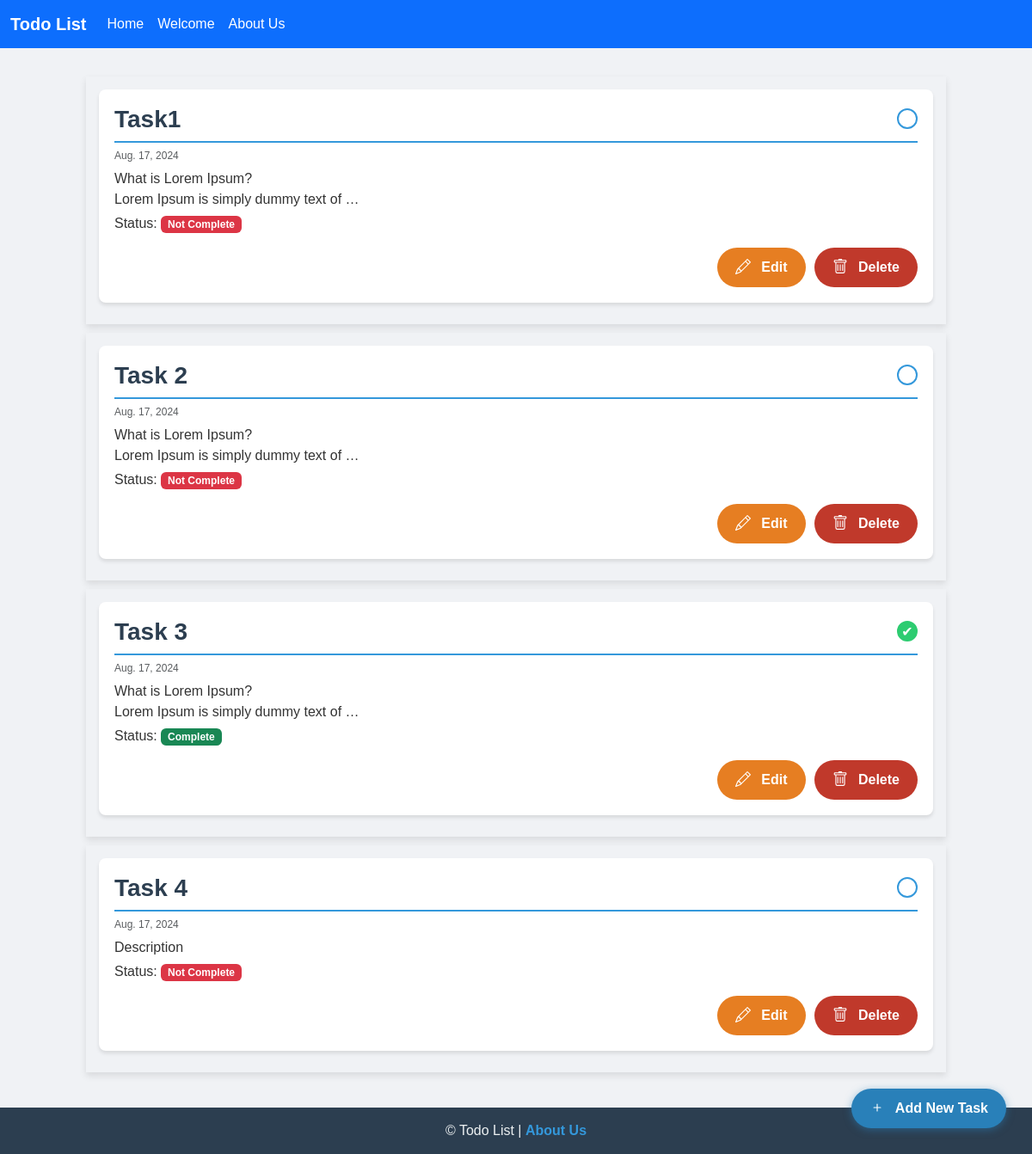
The page /tasks/ on the database as committed earlier.
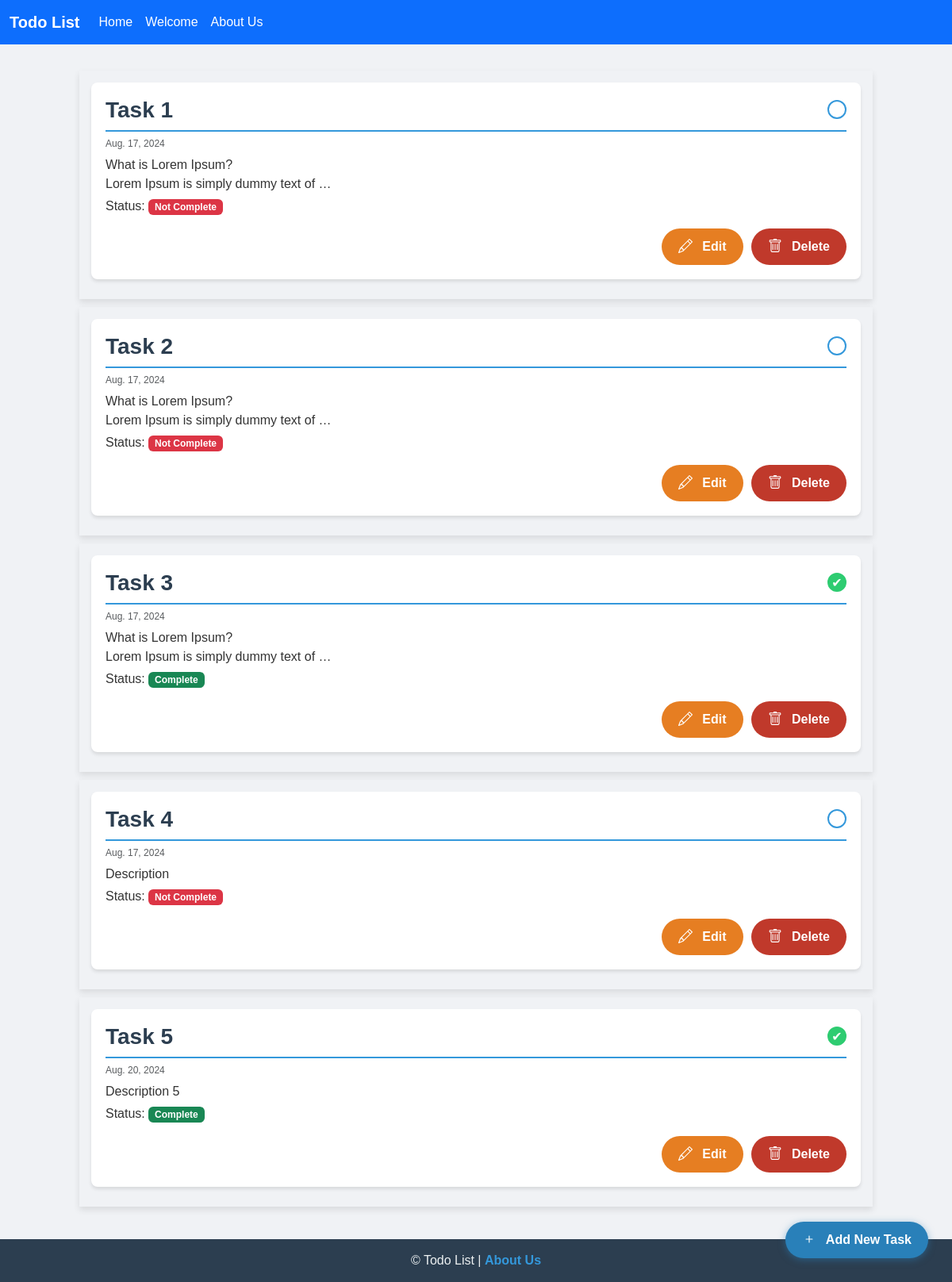
The same page on the database as committed later.
### tasks/models.py (models this page shows, shortened)
class Task(models.Model):
    title = models.CharField(max_length=200)
    description = models.TextField(blank=True)
    date = models.DateField(auto_now=False, auto_now_add=True)
    complete = models.BooleanField(default=False)
    position = models.PositiveIntegerField(default=0)

### tasks/views.py (the view)
# urls.py: path('', task_views.TaskListView.as_view(), name='tasks_list'),
class TaskListView(ListView):
    model = Task
    template_name = "tasks_list.html"
    context_object_name = 'tasks'

### templates/tasks_list.html (shortened to what this page needs)
{% extends "base.html" %}
{% block content %}
    <div class="task-container">
        <ul id="task-list" class="task-list">
            {% for task in tasks %}
            <li class="task-item" data-id="{{ task.id }}">
                <div class="task-card">
                    <div class="card-body">
                        <h3 class="card-title">
                            <a href="{% url 'task_detail' task.id %}">{{ task.title }}</a>
                            <form method="POST" action="{% url 'toggle_task_status' task.id %}" class="d-inline">
                                <button type="submit" class="task-status {% if task.complete %}completed{% endif %}" title="Toggle task status">
                                </button>
                            </form>
                        </h3>
                        <h6 class="card-subtitle mb-2 text-muted">{{ task.date }}</h6>
                        <p class="card-text">{{ task.description | safe | linebreaks | truncatewords:10 }}</p>
                        <p>Status:
                            {% if task.complete %}
                                <span class="badge bg-success">Complete</span>
                            {% else %}
                                <span class="badge bg-danger">Not Complete</span>
                            {% endif %}
                        </p>
                        <div class="task-actions d-flex justify-content-end mt-3">
                            <a href="{% url 'task_update' task.pk %}" class="btn btn-edit mr-2">
                                Edit
                            </a>
                            <a href="{% url 'task_delete' task.pk %}" class="btn btn-delete">
                                Delete
                            </a>
                        </div>
                    </div>
                </div>
            </li>
            {% endfor %}
        </ul>
        <div class="container mb-4">
           <a href="{% url 'task_create' %}" class="btn btn-add">
                <svg xmlns="http://www.w3.org/2000/svg" width="16" height="16" fill="currentColor" class="bi bi-plus" viewBox="0 0 16 16">
                    <path d="M8 4a.5.5 0 0 1 .5.5v3h3a.5.5 0 0 1 0 1h-3v3a.5.5 0 0 1-1 0v-3h-3a.5.5 0 0 1 0-1h3v-3A.5.5 0 0 1 8 4z"/>
                </svg>
                Add New Task
            </a>
        </div>
    </div>
{% endblock %}

### templates/base.html (shortened to what this page needs)
<!DOCTYPE html>
<html lang="en">
<head>
    {% load static %}
    <link rel="stylesheet" href="https://cdn.jsdelivr.net/npm/bootstrap@5.3.3/dist/css/bootstrap.min.css">
    <link rel="stylesheet" href="https://cdnjs.cloudflare.com/ajax/libs/font-awesome/6.0.0-beta3/css/all.min.css">
    <link rel="stylesheet" href="{% static 'css/style.css' %}">
</head>
<body>
    <nav class="navbar navbar-expand-lg navbar-dark bg-primary">
        <div class="container">
            <a class="navbar-brand" href="{% url 'tasks_list' %}">Todo List</a>
            <div class="collapse navbar-collapse" id="navbarNav">
                <ul class="navbar-nav">
                    <li class="nav-item">
                        <a class="nav-link {% if request.path == '/' %}active{% endif %}" href="{% url 'tasks_list' %}">Home</a>
                    </li>
                    <li class="nav-item">
                        <a class="nav-link {% if request.path == '/welcome/' %}active{% endif %}" href="{% url 'welcome' %}">Welcome</a>
                    </li>
                    <li class="nav-item">
                        <a class="nav-link {% if request.path == '/about/' %}active{% endif %}" href="{% url 'about' %}">About Us</a>
                    </li>
                </ul>
            </div>
        </div>
    </nav>
    <main class="container my-4">
        {% block content %}{% endblock %}
    </main>
    <footer class="footer">
        <div class="container">
            © {{ current_year }} Todo List | <a href="{% url 'about' %}" style="font-size: 1rem; color: #3498db; text-decoration: none;">About Us</a>
        </div>
    </footer>
</body>
</html>

### static/css/style.css (style rules this page uses)
body { font-family: 'Arial', sans-serif; background-color: #f0f2f5; color: #333; padding-top: 60px; min-height: 100vh; display: flex; flex-direction: column; }
.container { max-width: 1200px; margin: 0 auto; flex: 1 0 auto; }
.navbar { background-color: #2c3e50; color: #ecf0f1; position: fixed; top: 0; left: 0; right: 0; z-index: 1030; }
.navbar-brand, .nav-link { color: #ffffff !important; }
.task-container { display: flex; flex-direction: column; gap: 8px; padding: 5px 0; width: 100%; max-width: 1000px; margin: 0 auto; }
.task-card { background-color: #ffffff; border-radius: 8px; margin-bottom: 15px; box-shadow: 0 3px 4px rgba(0, 0, 0, 0.1); transition: transform 0.3s ease, box-shadow 0.3s ease; }
.card-body { padding: 15px; }
.card-title { font-size: 1.25rem; font-weight: 700; color: #2c3e50; margin-bottom: 10px; border-bottom: 2px solid #3498db; padding-bottom: 8px; display: flex; justify-content: space-between; align-items: center; }
.card-subtitle { font-size: 0.875rem; color: #7f8c8d; margin-bottom: 10px; }
.task-status { display: inline-block; width: 24px; height: 24px; border: 2px solid #3498db; border-radius: 50%; cursor: pointer; transition: all 0.3s ease; margin-left: 15px; position: relative; background-color: transparent; }
.task-status.completed { background-color: #2ecc71; border-color: #2ecc71; }
.task-status.completed::after { content: '\2714'; color: white; display: flex; justify-content: center; align-items: center; position: absolute; top: 0; left: 0; right: 0; bottom: 0; font-size: 16px; }
.btn { border-radius: 25px; padding: 10px 20px; font-weight: bold; transition: all 0.3s ease; text-decoration: none; }
.btn-add { background-color: #2980b9; color: #ffffff; position: fixed; bottom: 30px; right: 30px; z-index: 1000; box-shadow: 0 2px 10px rgba(41, 128, 185, 0.5); }
.btn-edit { background-color: #e67e22; color: #ffffff; margin-right: 10px; }
.btn-delete { background-color: #c0392b; color: #ffffff; }
.btn svg { width: 18px; height: 18px; margin-right: 8px; vertical-align: text-bottom; }
.footer { background-color: #2c3e50; color: #ecf0f1; padding: 15px 0; position: fixed; bottom: 0; width: 100%; text-align: center; }
a { font-size: 1.75rem; font-weight: 800; text-decoration: none; color: inherit; justify-content: space-between; align-items: center; font-family: sans-serif; }
.task-card { padding: 10px; margin-bottom: 10px; }
.card-body { padding: 8px; }
.card-title { font-size: 16px; margin-bottom: 8px; }
.card-subtitle { font-size: 12px; margin-bottom: 8px; }
.card-text { font-size: 14px; margin-bottom: 8px; }
.task-actions { margin-top: 8px; }
.task-card p { margin: 4px 0; }
.task-list { list-style-type: none; padding: 0; margin: 0; position: relative; }
.task-item { cursor: move; margin: 0 0 10px 0; padding: 15px; background: var(--darker-bg); color: var(--light-text); transition: transform 0.3s ease, background-color 0.3s ease; box-shadow: 0 4px 8px rgba(0, 0, 0, 0.1); position: relative; }
.task-list { transition: all 0.3s ease; }

Rows that differ between the two databases and show on the page:
changed Task: title "Task1" → "Task 1"
added Task: title "Task 5", complete True (drawn), date "Aug. 20, 2024", description "Description 5"
